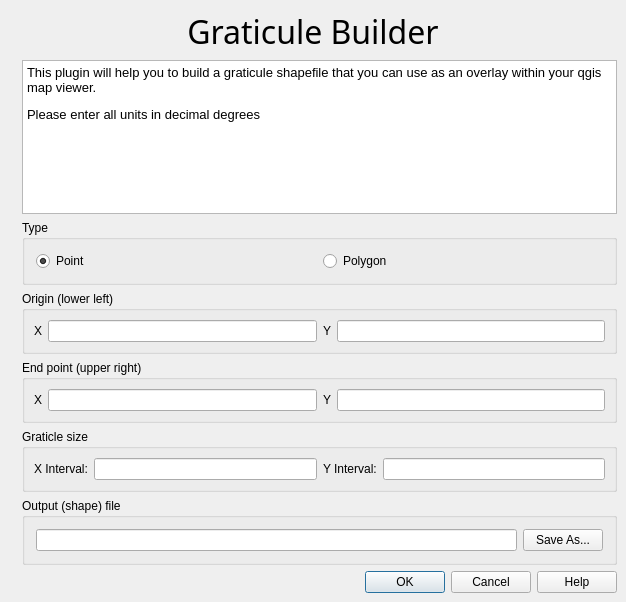
<ui version="4.0" >
 <class>QgsGridMakerPluginGuiBase</class>
 <widget class="QDialog" name="QgsGridMakerPluginGuiBase" >
  <property name="geometry" >
   <rect>
    <x>0</x>
    <y>0</y>
    <width>626</width>
    <height>602</height>
   </rect>
  </property>
  <property name="windowTitle" >
   <string>QGIS Plugin Template</string>
  </property>
  <property name="windowIcon" >
   <iconset/>
  </property>
  <layout class="QGridLayout" >
   <property name="margin" >
    <number>9</number>
   </property>
   <property name="spacing" >
    <number>6</number>
   </property>
   <item row="5" column="1" >
    <widget class="QGroupBox" name="groupBox_2" >
     <property name="title" >
      <string>Graticle size</string>
     </property>
     <layout class="QGridLayout" >
      <property name="margin" >
       <number>9</number>
      </property>
      <property name="spacing" >
       <number>6</number>
      </property>
      <item row="0" column="3" >
       <widget class="QLineEdit" name="leYInterval" />
      </item>
      <item row="0" column="1" >
       <widget class="QLineEdit" name="leXInterval" />
      </item>
      <item row="0" column="2" >
       <widget class="QLabel" name="lblMinDistanceGap" >
        <property name="text" >
         <string>Y Interval:</string>
        </property>
        <property name="buddy" >
         <cstring>leYInterval</cstring>
        </property>
       </widget>
      </item>
      <item row="0" column="0" >
       <widget class="QLabel" name="lblMinTimeGap" >
        <property name="text" >
         <string>X Interval:</string>
        </property>
        <property name="buddy" >
         <cstring>leXInterval</cstring>
        </property>
       </widget>
      </item>
     </layout>
    </widget>
   </item>
   <item row="4" column="1" >
    <widget class="QGroupBox" name="groupBox_3" >
     <property name="title" >
      <string>End point (upper right)</string>
     </property>
     <layout class="QGridLayout" >
      <property name="margin" >
       <number>9</number>
      </property>
      <property name="spacing" >
       <number>6</number>
      </property>
      <item row="0" column="3" >
       <widget class="QLineEdit" name="leYUpperRight" />
      </item>
      <item row="0" column="1" >
       <widget class="QLineEdit" name="leXUpperRight" />
      </item>
      <item row="0" column="2" >
       <widget class="QLabel" name="textLabel1_2_2" >
        <property name="text" >
         <string>Y</string>
        </property>
        <property name="buddy" >
         <cstring>leYUpperRight</cstring>
        </property>
       </widget>
      </item>
      <item row="0" column="0" >
       <widget class="QLabel" name="textLabel1_3" >
        <property name="text" >
         <string>X</string>
        </property>
        <property name="buddy" >
         <cstring>leXUpperRight</cstring>
        </property>
       </widget>
      </item>
     </layout>
    </widget>
   </item>
   <item row="3" column="1" >
    <widget class="QGroupBox" name="groupBox" >
     <property name="title" >
      <string>Origin (lower left)</string>
     </property>
     <layout class="QGridLayout" >
      <property name="margin" >
       <number>9</number>
      </property>
      <property name="spacing" >
       <number>6</number>
      </property>
      <item row="0" column="3" >
       <widget class="QLineEdit" name="leYLowerLeft" />
      </item>
      <item row="0" column="1" >
       <widget class="QLineEdit" name="leXLowerLeft" />
      </item>
      <item row="0" column="2" >
       <widget class="QLabel" name="textLabel1_2" >
        <property name="text" >
         <string>Y</string>
        </property>
        <property name="buddy" >
         <cstring>leYLowerLeft</cstring>
        </property>
       </widget>
      </item>
      <item row="0" column="0" >
       <widget class="QLabel" name="textLabel1" >
        <property name="text" >
         <string>X</string>
        </property>
        <property name="buddy" >
         <cstring>leXLowerLeft</cstring>
        </property>
       </widget>
      </item>
     </layout>
    </widget>
   </item>
   <item row="7" column="0" colspan="2" >
    <widget class="QDialogButtonBox" name="buttonBox" >
     <property name="orientation" >
      <enum>Qt::Horizontal</enum>
     </property>
     <property name="standardButtons" >
      <set>QDialogButtonBox::Cancel|QDialogButtonBox::Help|QDialogButtonBox::NoButton|QDialogButtonBox::Ok</set>
     </property>
    </widget>
   </item>
   <item row="6" column="1" >
    <widget class="QGroupBox" name="groupBox_4" >
     <property name="title" >
      <string>Output (shape) file</string>
     </property>
     <layout class="QHBoxLayout" >
      <property name="margin" >
       <number>11</number>
      </property>
      <property name="spacing" >
       <number>6</number>
      </property>
      <item>
       <widget class="QLineEdit" name="leOutputShapeFile" />
      </item>
      <item>
       <widget class="QPushButton" name="pbnSelectOutputFile" >
        <property name="text" >
         <string>Save As...</string>
        </property>
       </widget>
      </item>
     </layout>
    </widget>
   </item>
   <item row="2" column="1" >
    <widget class="QGroupBox" name="groupBox1" >
     <property name="title" >
      <string>Type</string>
     </property>
     <layout class="QHBoxLayout" >
      <property name="margin" >
       <number>11</number>
      </property>
      <property name="spacing" >
       <number>6</number>
      </property>
      <item>
       <widget class="QRadioButton" name="radPoint" >
        <property name="text" >
         <string>Point</string>
        </property>
        <property name="checked" >
         <bool>true</bool>
        </property>
       </widget>
      </item>
      <item>
       <widget class="QRadioButton" name="radPolygon" >
        <property name="text" >
         <string>Polygon</string>
        </property>
       </widget>
      </item>
     </layout>
    </widget>
   </item>
   <item row="1" column="1" >
    <widget class="QTextEdit" name="textEdit" >
     <property name="readOnly" >
      <bool>true</bool>
     </property>
     <property name="html" >
      <string>&lt;html>&lt;head>&lt;meta name="qrichtext" content="1" />&lt;style type="text/css">
p, li { white-space: pre-wrap; }
&lt;/style>&lt;/head>&lt;body style=" font-family:'Sans Serif'; font-size:9pt; font-weight:400; font-style:normal; text-decoration:none;">
&lt;p style=" margin-top:12px; margin-bottom:12px; margin-left:0px; margin-right:0px; -qt-block-indent:0; text-indent:0px; font-family:'Arial'; font-size:11pt;">&lt;span style=" font-size:10pt;">This plugin will help you to build a graticule shapefile that you can use as an overlay within your qgis map viewer.&lt;/span>&lt;/p>
&lt;p style=" margin-top:12px; margin-bottom:12px; margin-left:0px; margin-right:0px; -qt-block-indent:0; text-indent:0px; font-family:'Arial'; font-size:10pt;">Please enter all units in decimal degrees&lt;/p>&lt;/body>&lt;/html></string>
     </property>
    </widget>
   </item>
   <item rowspan="6" row="1" column="0" >
    <widget class="QLabel" name="label" >
     <property name="text" >
      <string/>
     </property>
     <property name="pixmap" >
      <pixmap resource="gridmaker_plugin.qrc" >:/grid_pic2.png</pixmap>
     </property>
     <property name="scaledContents" >
      <bool>true</bool>
     </property>
    </widget>
   </item>
   <item row="0" column="0" colspan="2" >
    <widget class="QLabel" name="txtHeading" >
     <property name="font" >
      <font>
       <family>Sans Serif</family>
       <pointsize>24</pointsize>
       <weight>50</weight>
       <italic>false</italic>
       <bold>false</bold>
       <underline>false</underline>
       <strikeout>false</strikeout>
      </font>
     </property>
     <property name="text" >
      <string>Graticule Builder</string>
     </property>
     <property name="alignment" >
      <set>Qt::AlignCenter</set>
     </property>
    </widget>
   </item>
  </layout>
 </widget>
 <layoutdefault spacing="6" margin="11" />
 <tabstops>
  <tabstop>radPoint</tabstop>
  <tabstop>radPolygon</tabstop>
  <tabstop>leXLowerLeft</tabstop>
  <tabstop>leYLowerLeft</tabstop>
  <tabstop>leXUpperRight</tabstop>
  <tabstop>leYUpperRight</tabstop>
  <tabstop>leXInterval</tabstop>
  <tabstop>leYInterval</tabstop>
  <tabstop>leOutputShapeFile</tabstop>
  <tabstop>pbnSelectOutputFile</tabstop>
  <tabstop>textEdit</tabstop>
  <tabstop>buttonBox</tabstop>
 </tabstops>
 <resources>
  <include location="gridmaker_plugin.qrc" />
 </resources>
 <connections/>
</ui>
